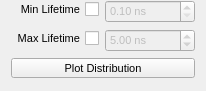
              <widget class="QWidget" name="pageLifetimeDistribution">
               <property name="geometry">
                <rect>
                 <x>0</x>
                 <y>0</y>
                 <width>199</width>
                 <height>91</height>
                </rect>
               </property>
               <attribute name="icon">
                <iconset resource="../icons.qrc">
                 <normaloff>:/icons/icons/not-used.png</normaloff>:/icons/icons/not-used.png</iconset>
               </attribute>
               <attribute name="label">
                <string>Lifetime Distribution</string>
               </attribute>
               <layout class="QVBoxLayout" name="verticalLayout_36">
                <property name="topMargin">
                 <number>0</number>
                </property>
                <item>
                 <layout class="QFormLayout" name="formLayout_4">
                  <property name="labelAlignment">
                   <set>Qt::AlignRight|Qt::AlignTrailing|Qt::AlignVCenter</set>
                  </property>
                  <item row="1" column="0">
                   <widget class="QCheckBox" name="chbFiltMaxLifetime">
                    <property name="font">
                     <font>
                      <pointsize>8</pointsize>
                      <weight>50</weight>
                      <bold>false</bold>
                     </font>
                    </property>
                    <property name="layoutDirection">
                     <enum>Qt::RightToLeft</enum>
                    </property>
                    <property name="text">
                     <string>Max Lifetime</string>
                    </property>
                   </widget>
                  </item>
                  <item row="0" column="0">
                   <widget class="QCheckBox" name="chbFiltMinLifetime">
                    <property name="font">
                     <font>
                      <pointsize>8</pointsize>
                      <weight>50</weight>
                      <bold>false</bold>
                     </font>
                    </property>
                    <property name="layoutDirection">
                     <enum>Qt::RightToLeft</enum>
                    </property>
                    <property name="text">
                     <string>Min Lifetime</string>
                    </property>
                   </widget>
                  </item>
                  <item row="0" column="1">
                   <widget class="QDoubleSpinBox" name="dsbFiltMinLifetime">
                    <property name="enabled">
                     <bool>false</bool>
                    </property>
                    <property name="minimumSize">
                     <size>
                      <width>90</width>
                      <height>0</height>
                     </size>
                    </property>
                    <property name="maximumSize">
                     <size>
                      <width>90</width>
                      <height>16777215</height>
                     </size>
                    </property>
                    <property name="font">
                     <font>
                      <pointsize>8</pointsize>
                      <weight>50</weight>
                      <bold>false</bold>
                     </font>
                    </property>
                    <property name="suffix">
                     <string> ns</string>
                    </property>
                    <property name="minimum">
                     <double>0.100000000000000</double>
                    </property>
                    <property name="maximum">
                     <double>199.990000000000009</double>
                    </property>
                   </widget>
                  </item>
                  <item row="1" column="1">
                   <widget class="QDoubleSpinBox" name="dsbFiltMaxLifetime">
                    <property name="enabled">
                     <bool>false</bool>
                    </property>
                    <property name="sizePolicy">
                     <sizepolicy hsizetype="Minimum" vsizetype="Fixed">
                      <horstretch>0</horstretch>
                      <verstretch>0</verstretch>
                     </sizepolicy>
                    </property>
                    <property name="minimumSize">
                     <size>
                      <width>90</width>
                      <height>0</height>
                     </size>
                    </property>
                    <property name="maximumSize">
                     <size>
                      <width>90</width>
                      <height>16777215</height>
                     </size>
                    </property>
                    <property name="font">
                     <font>
                      <pointsize>8</pointsize>
                      <weight>50</weight>
                      <bold>false</bold>
                     </font>
                    </property>
                    <property name="suffix">
                     <string> ns</string>
                    </property>
                    <property name="minimum">
                     <double>0.100000000000000</double>
                    </property>
                    <property name="maximum">
                     <double>199.990000000000009</double>
                    </property>
                    <property name="value">
                     <double>5.000000000000000</double>
                    </property>
                   </widget>
                  </item>
                 </layout>
                </item>
                <item>
                 <layout class="QHBoxLayout" name="horizontalLayout_12">
                  <item>
                   <spacer name="horizontalSpacer_29">
                    <property name="orientation">
                     <enum>Qt::Horizontal</enum>
                    </property>
                    <property name="sizeType">
                     <enum>QSizePolicy::Preferred</enum>
                    </property>
                    <property name="sizeHint" stdset="0">
                     <size>
                      <width>0</width>
                      <height>20</height>
                     </size>
                    </property>
                   </spacer>
                  </item>
                  <item>
                   <widget class="QPushButton" name="btnFiltLifetimeDistribution">
                    <property name="sizePolicy">
                     <sizepolicy hsizetype="Preferred" vsizetype="Minimum">
                      <horstretch>0</horstretch>
                      <verstretch>0</verstretch>
                     </sizepolicy>
                    </property>
                    <property name="minimumSize">
                     <size>
                      <width>80</width>
                      <height>20</height>
                     </size>
                    </property>
                    <property name="maximumSize">
                     <size>
                      <width>16777215</width>
                      <height>20</height>
                     </size>
                    </property>
                    <property name="font">
                     <font>
                      <pointsize>8</pointsize>
                      <weight>50</weight>
                      <bold>false</bold>
                     </font>
                    </property>
                    <property name="focusPolicy">
                     <enum>Qt::NoFocus</enum>
                    </property>
                    <property name="text">
                     <string>Plot Distribution</string>
                    </property>
                    <property name="iconSize">
                     <size>
                      <width>25</width>
                      <height>25</height>
                     </size>
                    </property>
                   </widget>
                  </item>
                  <item>
                   <spacer name="horizontalSpacer_30">
                    <property name="orientation">
                     <enum>Qt::Horizontal</enum>
                    </property>
                    <property name="sizeType">
                     <enum>QSizePolicy::Preferred</enum>
                    </property>
                    <property name="sizeHint" stdset="0">
                     <size>
                      <width>0</width>
                      <height>20</height>
                     </size>
                    </property>
                   </spacer>
                  </item>
                 </layout>
                </item>
                <item>
                 <spacer name="verticalSpacer_15">
                  <property name="orientation">
                   <enum>Qt::Vertical</enum>
                  </property>
                  <property name="sizeHint" stdset="0">
                   <size>
                    <width>20</width>
                    <height>40</height>
                   </size>
                  </property>
                 </spacer>
                </item>
               </layout>
              </widget>
